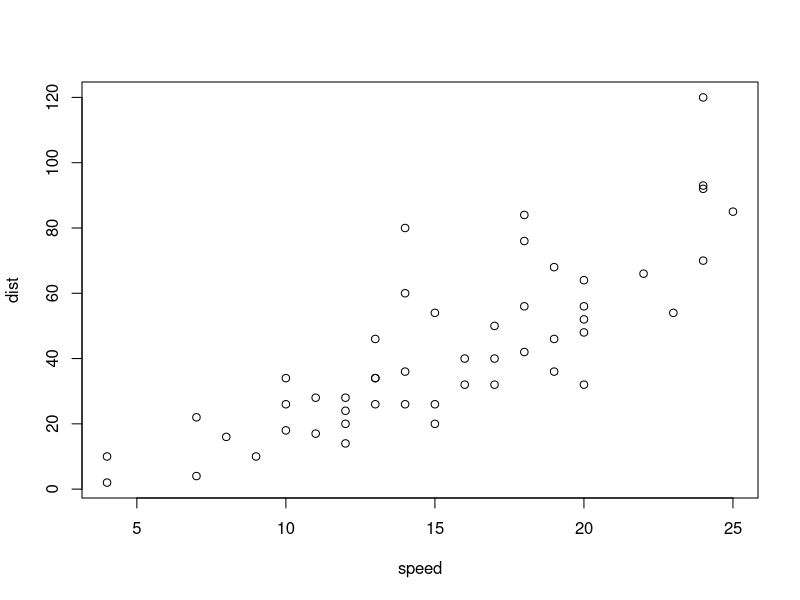
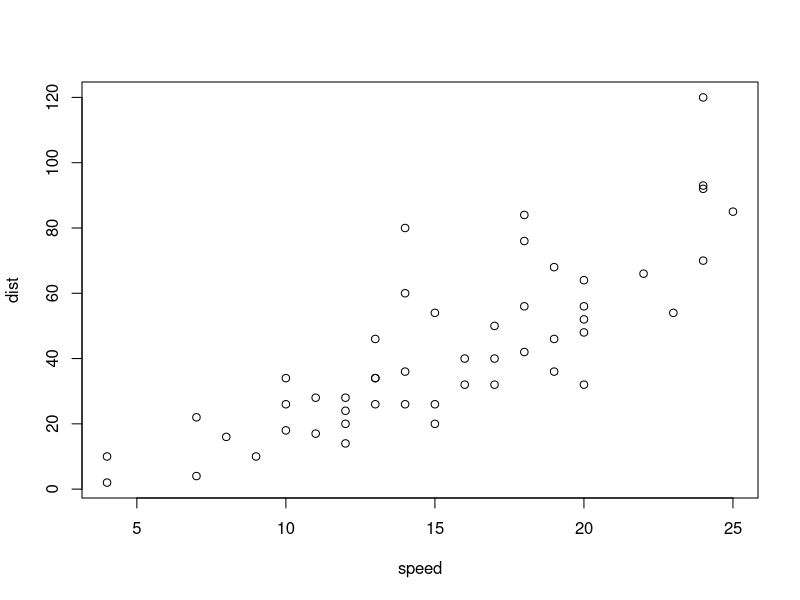
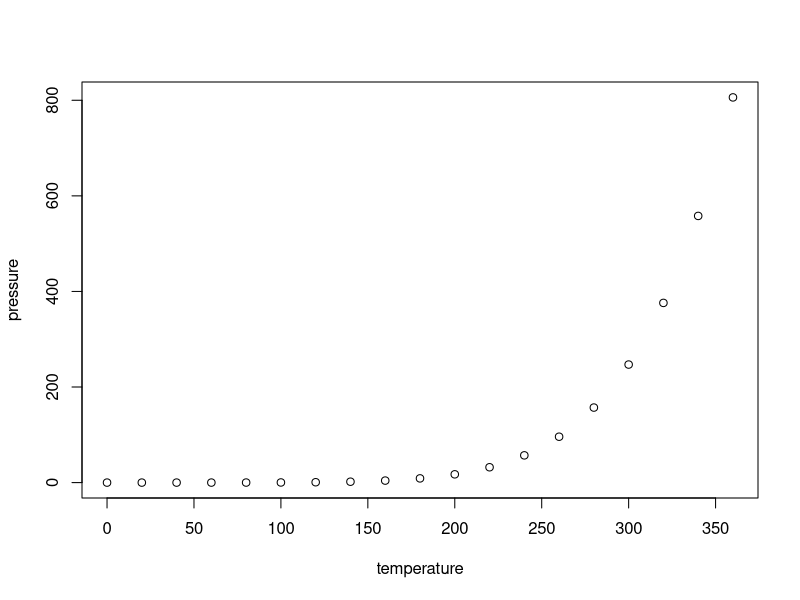

The R script that drew these images, in order:
## ---- chunk 1
knitr::opts_chunk$set(echo = TRUE)
## ---- chunk 2
summary(cars)
## ---- chunk 3
#| my-chunk, echo = FALSE, fig.width = 10,
#| fig.cap = "This is a long long
#|   long long caption."

plot(cars)
## ---- chunk 4
#| echo = FALSE, fig.width = 10,
#| fig.cap = "This is a long long
#|   long long caption."

plot(cars)
## ---- chunk 5
# https://cran.r-project.org/web/packages/survey/vignettes/domain.pdf
plot(pressure)
